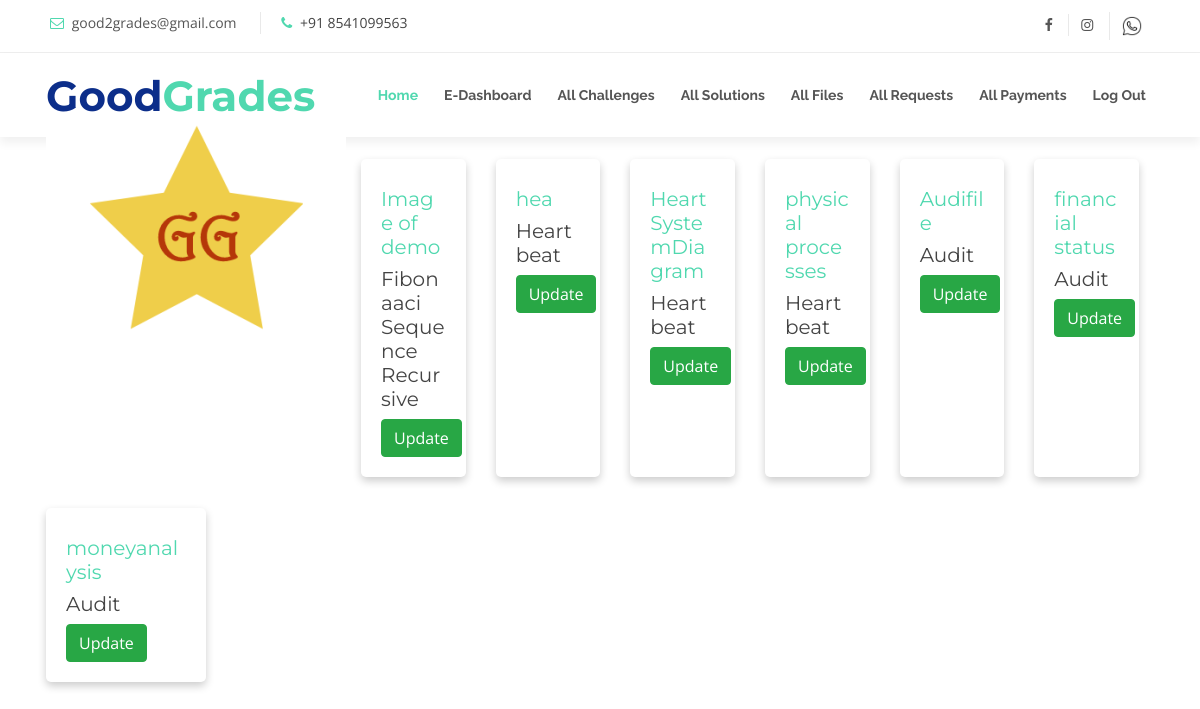
/halloffame/challenges/gg/files/ (signed in), run on the app's committed database.
### halls/models.py (models this page shows, shortened)
class File(models.Model):
    title = models.CharField(max_length=255)
    attachment = models.FileField(upload_to='files/',validators=[validate_file_question])
    challenge = models.ForeignKey(Challenge, on_delete=models.SET_NULL, null=True)

class Challenge(models.Model):
    TYPE_CHOICES = (
        ('P', 'Project'),
        ('A', 'Assignment'),
        ('T','Time_Bound_Challenges')
    )
    type = models.CharField(max_length=1, choices=TYPE_CHOICES)
    title = models.CharField(max_length=255)
    pub_date = models.DateTimeField(auto_now=True)
    deadline_date = models.DateTimeField()
    body = models.TextField()
    stipend = models.FloatField()
    hall = models.ForeignKey(Hall, on_delete=models.CASCADE)
    def __str__(self):
        return self.title

### halls/views.py (the view)
# urls.py: path('halloffame/challenges/gg/files/',views.allfiles, name='allfiles'),
@login_required
@employee_required
def allfiles(request):
    files = File.objects
    return render(request,'halls/allfiles.html',{'files':files})

### halls/templates/halls/allfiles.html (shortened to what this page needs)
{%extends 'halls/base.html'%}
{% block content %}
<div class = "container">
  <main role="main">
<div class="row">
{% for f in files.all %}
   <div class="col-lg-2 col-sm-3 mb-2" style="margin-top: 2%">
       <div class="card shadow border-0 h-100">
           <div class="card-body">
               <h5 class="my-2"><a href="{{ f.attachment.url }}">{{ f.title }}</a></h5>
               <h5 class="my-2">{{ f.challenge }}</h5>
               <a href="{% url 'update_file' f.id %}" class ='btn btn-success' ">Update</a>
           </div>
       </div>
   </div>
{% if forloop.counter|divisibleby:6 %}
</div>
<div class="row">
{% endif %}
{% endfor %}
</div>
</main>
</div>
{% endblock %}

### static/halls/css/style.css (style rules this page uses)
body { background: #fff; color: #444; font-family: "Open Sans", sans-serif; }
a { color: #50d8af; transition: 0.5s; }
h1, h2, h3, h4, h5, h6 { font-family: "Montserrat", sans-serif; font-weight: 400; margin: 0 0 20px 0; padding: 0; }

### halls/templates/halls/allfiles.html (style rules this page uses)
.card { box-shadow: 0 4px 8px 0 rgba(0,0,0,0.2); transition: 0.3s; border-radius: 5px; }
.container { padding: 2px 16px; }

### data on the page
File: title "Image of demo", challenge "Fibonaaci Sequence Recursive"
File: title "hea", challenge "Heartbeat"
File: title "HeartSystemDiagram", challenge "Heartbeat"
File: title "physical processes", challenge "Heartbeat"
File: title "Audifile", challenge "Audit"
File: title "financial status", challenge "Audit"
File: title "moneyanalysis", challenge "Audit"
